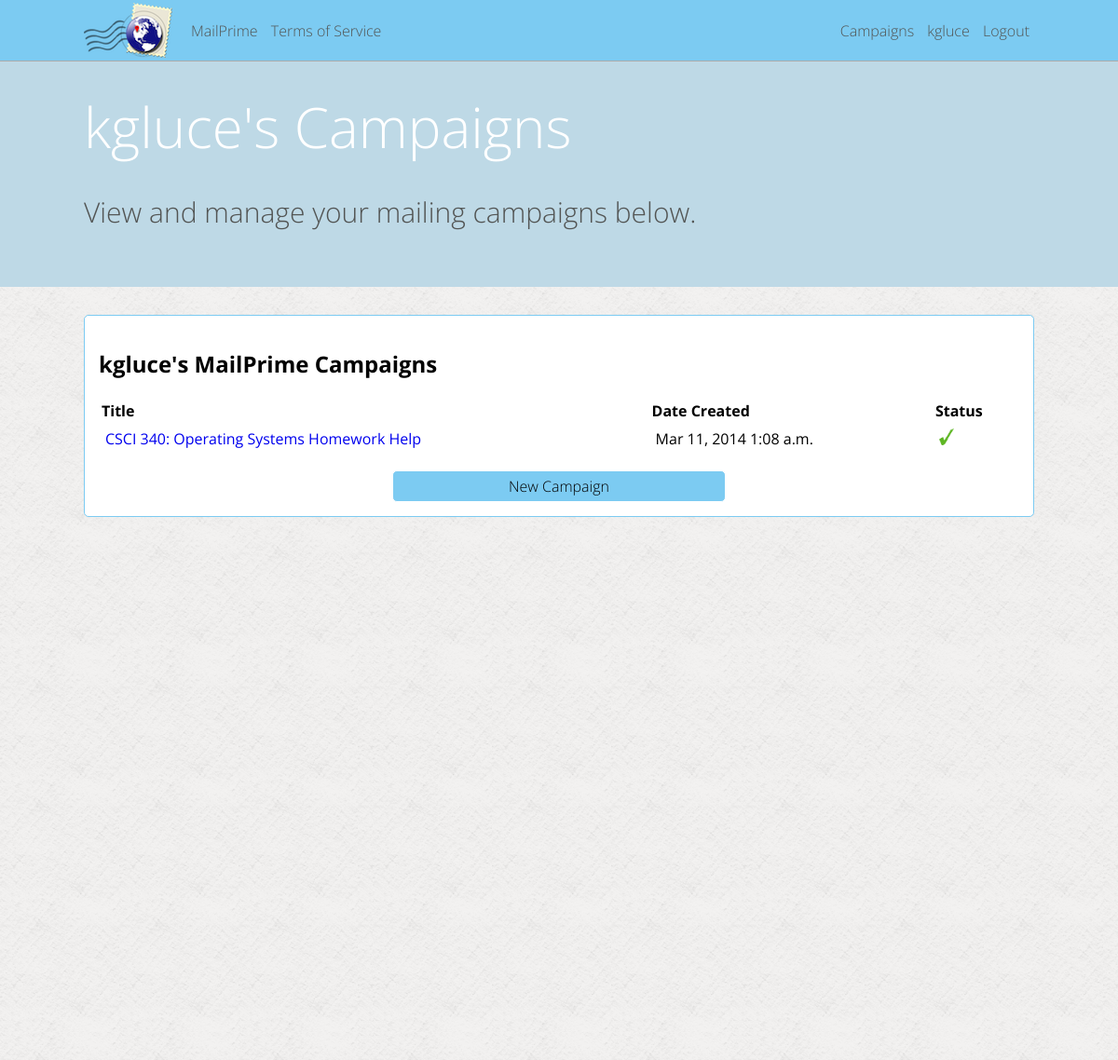
The page /kgluce/campaigns (signed in) on the database as committed earlier.
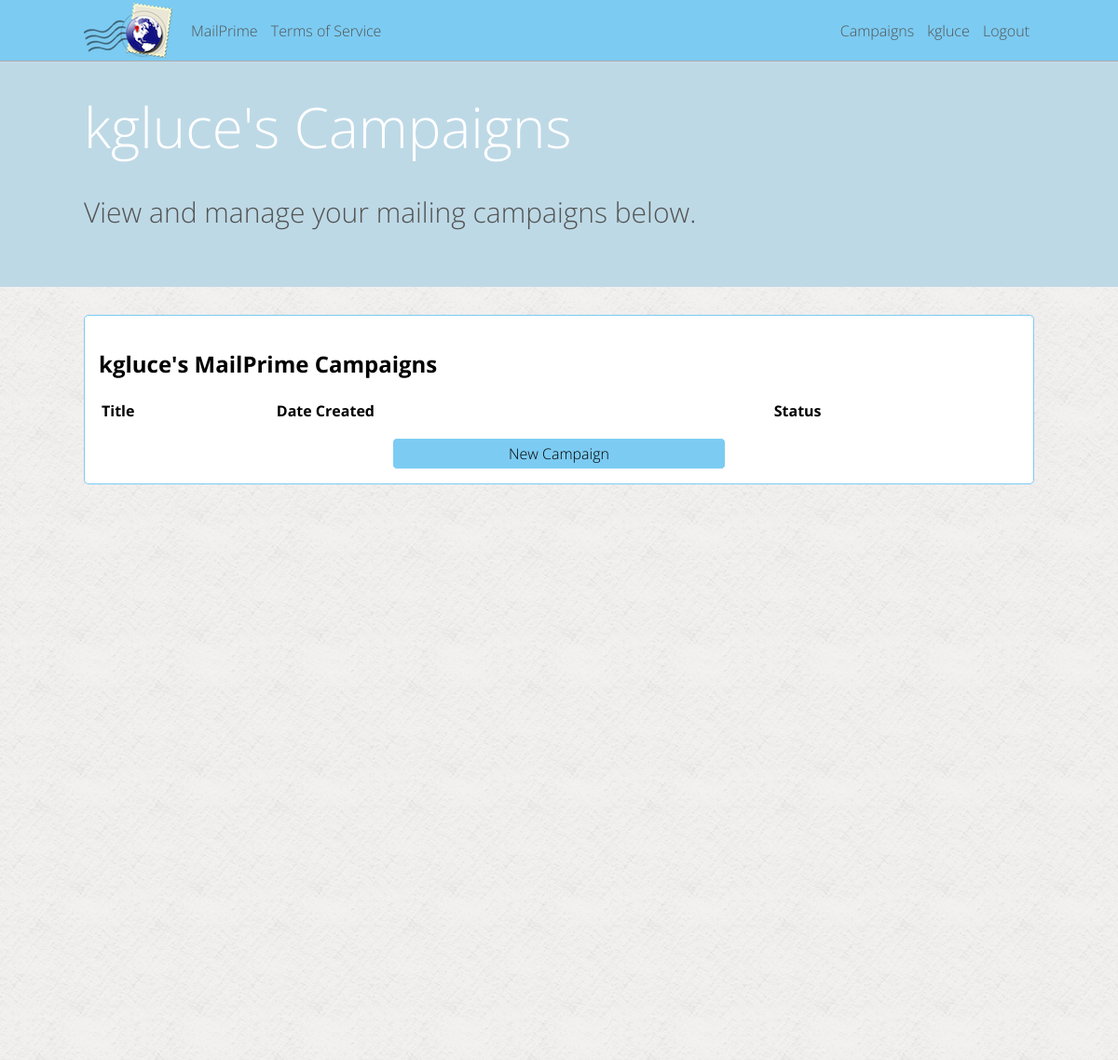
The same page on the database as committed later.
### mailer/models.py (models this page shows, shortened)
class Campaign(models.Model):
	title = models.CharField(max_length=200)
	about = models.TextField()
	created_date = models.DateTimeField(auto_now_add=True, blank=True)
	updated_date = models.DateTimeField(auto_now=True)
	active = models.BooleanField(default=True)
	user = models.ForeignKey(User)

### mailer/campaign_views.py (the view)
# urls.py: url(r'^(\w+)/campaigns$', campaign_views.user_campaigns, name='user_campaigns'),
def user_campaigns(request, param_username):
	page_vars = { "page_title": request.user.username + '\'s campaigns' }
	if current_user(request) and param_username == request.user.username:
		user_campaigns = Campaign.objects.filter(user = request.user).order_by('-created_date')
		page_vars['campaigns'] = user_campaigns
		return render(request, 'campaign/index.html', page_vars)
	else:
		raise Http404

### mailer/lib.py (called while the page is built)
def current_user(request):
	if request.user.is_authenticated():
		return True
	else:
		return False

### mailer/templates/campaign/index.html
{% extends "_base.html" %}
{% block content %}
<div class="solid_bg">
<h2>{{ user.username }}'s MailPrime Campaigns</h2>
<table class="full_width">
<tr>
	<th>Title</th>
	<th>Date Created</th>
	<th>Status</th>
</tr>
{% for campaign in campaigns %}
<tr>
	<td><a href="/{{ user.username }}/campaign-{{ campaign.pk }}">{{ campaign.title }}</a></td>
	<td>{{ campaign.created_date|date:"M d, Y" }} {{ campaign.created_date|time:"P" }}</td>
	{% if campaign.active %}
		<td><img src="/static/images/bueno.png" height="18px" /></td>
	{% else %}
		<td><img src="/static/images/no_bueno.png" height="18px" /></td>
	{% endif %}
{% endfor %}
</table>
<a class="link_button_center" href="/{{ user.username }}/campaigns/new">New Campaign</a>
</div>
{% endblock %}
{% block header %}
<h5 id="header_title">{{ user.username }}'s Campaigns</h5>
<p id="header_desc">View and manage your mailing campaigns below.</p>
{% endblock header %}

### mailer/templates/_base.html (shortened to what this page needs)
{% load staticfiles %}
<!DOCTYPE html>
<html>
<head>
	<link href="{% static 'css/base.css' %}" rel="stylesheet">
	<link rel="stylesheet" href="//ajax.googleapis.com/ajax/libs/jqueryui/1.10.4/themes/smoothness/jquery-ui.css" />
</head>
<body>
	<nav>
		<div class="menu_wrapper">
			<img id="nav_icon" src="{% static 'images/nav_icon.png' %}" height="59px"></img>
			<ul class="nav_left">
				<li><a class="nav_link" href="/">MailPrime</a></li>
				<li><a class="nav_link" href="/tos">Terms of Service</a></li>
			</ul>
			<ul class="nav_right">
				{% if user.is_authenticated %}
				<li><a class="nav_link" href="/{{ user.username }}/campaigns">Campaigns</a></li>
				<li><a class="nav_link" href="/{{ user.username }}/account">{{ user.username }}</a></li>
				<li><a class="nav_link" href="/logout">Logout</a></li>
				{% else %}
				<li><a class="nav_link" href="/login">Login</a></li>
				{% endif %}
			</ul>
		</div>
	</nav>
	<header>
		<div class="content_wrapper">
			{% block header %}{% endblock header %}
		</div>
	</header>
	<section id="main">
		<div class="content_wrapper">
			{% block content %}
			{% endblock %}
		</div>
	</section>
</body>
</html>

### static/css/base.css (style rules this page uses)
html, body { height: 100%; }
html { font-family: 'Open Sans', sans-serif; }
.menu_wrapper { margin: 0 auto; padding: 0; height: 65px; max-width: 1200px; width: 85%; }
nav { position: fixed; width: 100%; height: 65px; left: 0px; top: 0px; background-color: #7ccbf2; outline: 1px outset #ffffff; }
.menu_wrapper { margin: 0 auto; padding: 0; height: 65px; max-width: 1200px; min-width: 590px; width: 85%; }
.nav_left { float: left; list-style: none; height: 100%; margin: 0; padding: 0; }
.nav_left li { font-family: 'Open Sans', sans-serif; font-weight: 300; color: #525453; padding-top: 22px; display: inline-block; padding-right: 5px; padding-left: 5px; height: 43px; }
.nav_left li .nav_link { text-decoration: none; color: #525453; }
#nav_icon { float: left; margin-right: 15px; margin-top: 3px; margin-bottom: 3px; }
.nav_right { float: right; list-style: none; height: 100%; margin: 0; padding: 0; }
.nav_right li { font-family: 'Open Sans', sans-serif; font-weight: 300; color: #525453; padding-top: 22px; display: inline-block; padding-right: 5px; padding-left: 5px; height: 43px; }
.nav_right li .nav_link { text-decoration: none; color: #525453; }
.solid_bg { background-color: #ffffff; padding: 15px; border-radius: 5px; border: 1px solid #ffffff; border: 1px solid #7ccbf2; margin: 0; }
.content_wrapper { margin: 0 auto; max-width: 1200px; width: 85%; padding: 0; height: 100%; }
body { margin: 0; padding: 0; }
header { background-color: #bed9e6; margin: 0; padding: 0; padding-top: 95px; padding-bottom: 30px; width: 100%; }
#header_title { font-family: 'Open Sans', sans-serif; font-weight: 300; color: #ffffff; font-size: 60px; margin: 0; padding: 0; }
#header_desc { font-family: 'Open Sans', sans-serif; font-weight: 300; color: #525453; font-size: 30px; }
section[id="main"] { width: 100%; margin: 0; padding: 0; padding-top: 30px; background-image: url('/static/images/white_pattern.png'); height: 100%; }
.link_button_center { display: block; padding: 5px; text-decoration: none; background-color: #7ccbf2; font-family: 'Open Sans', sans-serif; font-weight: 300; color: #000000; border-radius: 5px; border: 1px solid #ffffff; text-align: center; width: 35%; margin: 0 auto; margin-top: 15px; }
table[class='full_width'] { width: 100%; }
table[class='full_width'] th { text-align: left; }

Rows that differ between the two databases and show on the page:
removed Campaign: title "CSCI 340: Operating Systems Homework Help", created_date "Mar 11, 2014", created_date "1:08 a.m.", active True (drawn)
